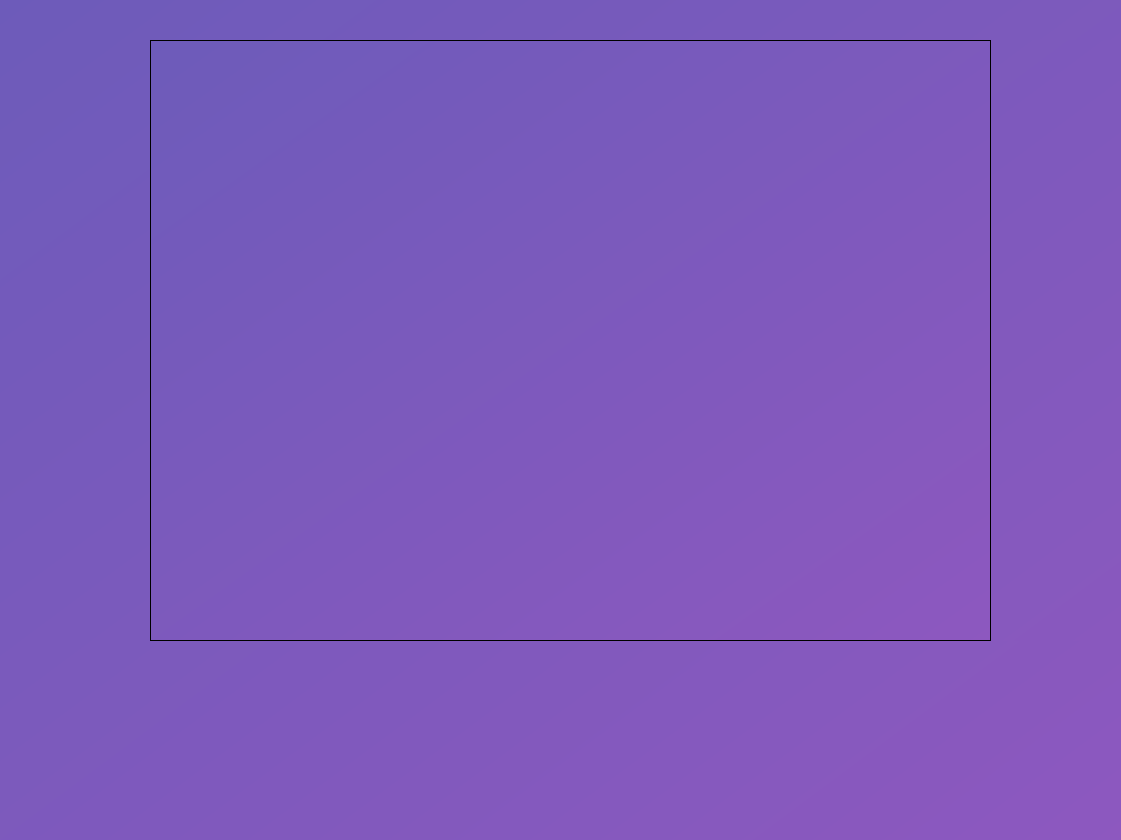
<?xml version="1.0" encoding="UTF-8"?>
<ui version="4.0">
 <class>Form</class>
 <widget class="QWidget" name="Form">
  <property name="geometry">
   <rect>
    <x>0</x>
    <y>0</y>
    <width>1121</width>
    <height>840</height>
   </rect>
  </property>
  <property name="windowTitle">
   <string>Form</string>
  </property>
  <property name="styleSheet">
   <string notr="true"> background-color: qlineargradient(spread:pad, x1:0, y1:0, x2:1, y2:1, stop:0 #6D5BBA, stop:1 #8D58BF);
    color: #FFFFFF;
    font-family: Arial, sans-serif;</string>
  </property>
  <widget class="QTableWidget" name="tableWidget">
   <property name="geometry">
    <rect>
     <x>150</x>
     <y>40</y>
     <width>841</width>
     <height>601</height>
    </rect>
   </property>
   <property name="autoFillBackground">
    <bool>true</bool>
   </property>
  </widget>
 </widget>
 <resources/>
 <connections/>
</ui>
